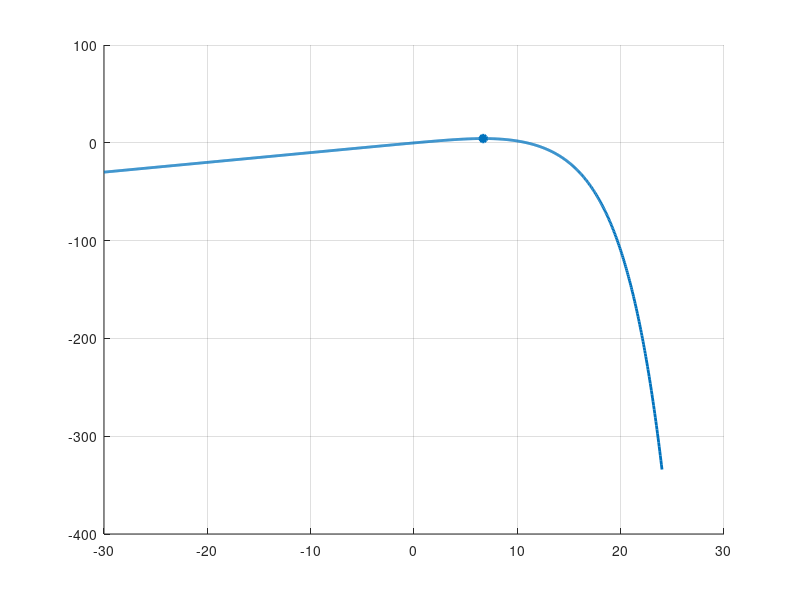

The MATLAB source for this figure: (Note: this script raises an error after producing the figure.)
%% 
betas   = [0.5, 1, 2, 5, 10];   
C_new   = 1;                 
D_T     = 5;                 
T0_min  = -30;                 
T0_max  = 24;              
N       = 1000;          
T0_values = linspace(T0_min, T0_max, N);

%% 
figure;
hold on; grid on;
colors = lines(length(betas)); 

for i = 1:length(betas)
    beta = betas(i);
    
    Tf_values = T0_values - (2/beta) .* log( cosh( sqrt(beta*C_new/(2*D_T)) ...
                   .* exp((beta .* T0_values)/2) ) );

    [T_c, idx] = max(Tf_values);
    T0_c       = T0_values(idx);

    plot(T0_values, Tf_values, 'LineWidth', 2, 'Color', colors(i,:), ...
         'DisplayName', sprintf('\\beta = %.2g', beta));

    plot(T0_c, T_c, 'o', 'MarkerSize', 5, 'LineWidth', 2, ...
         'Color', colors(i,:), 'MarkerFaceColor', colors(i,:), ...
         'HandleVisibility','off');

    yline(T_c, '--', 'Color', colors(i,:), 'LineWidth', 1.5, ...
          'HandleVisibility','off');
    
end

xlabel('T_0', 'FontSize', 16);
ylabel('T_f', 'FontSize', 16);
ylim([-10, 10]);
set(gca, 'FontSize', 16);
legend('Location','best', 'FontSize', 16);

hold off;
